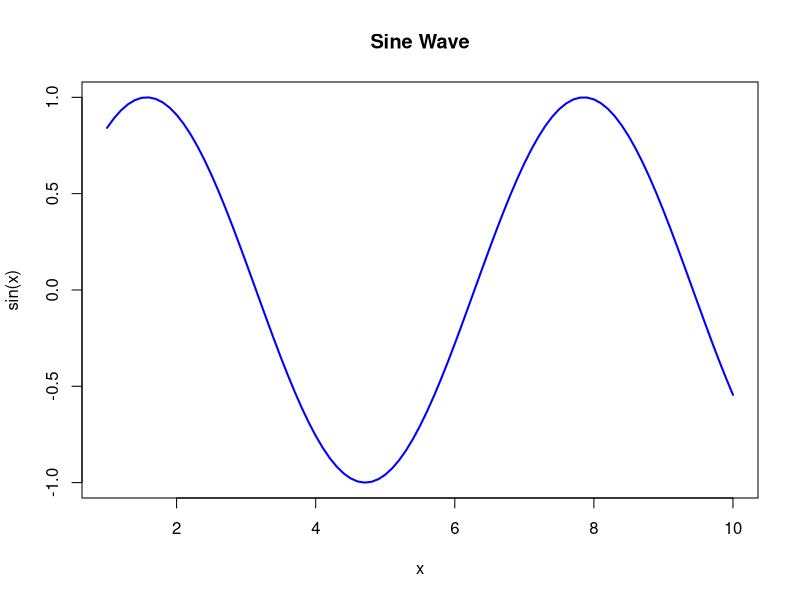
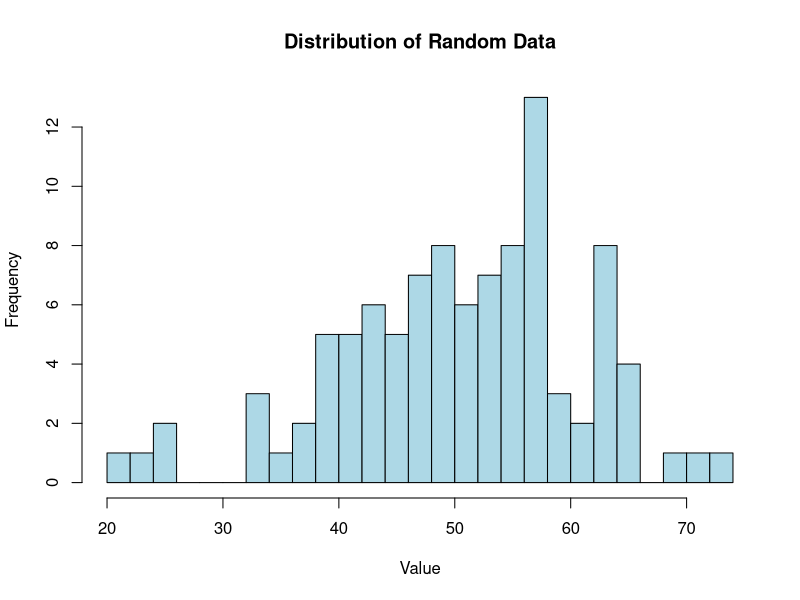
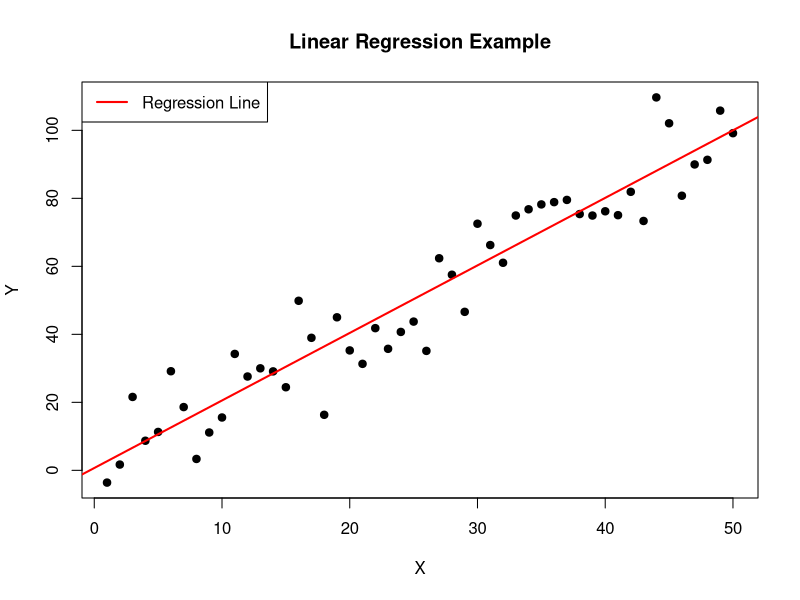

The R script that drew these images, in order:
## ---- chunk 1
# Basic R operations
print("Hello from R!")

# Create a vector
numbers <- c(1, 2, 3, 4, 5, 6, 7, 8, 9, 10)
print(paste("Sum:", sum(numbers)))
print(paste("Mean:", mean(numbers)))
print(paste("Median:", median(numbers)))
## ---- chunk 2
# Create a data frame
df <- data.frame(
  name = c("Alice", "Bob", "Charlie", "David", "Eve"),
  age = c(25, 30, 35, 40, 28),
  score = c(85, 92, 78, 95, 88)
)

print(df)
print(paste("Average age:", mean(df$age)))
print(paste("Average score:", mean(df$score)))
## ---- chunk 3
# Simple visualization with base R
x <- seq(1, 10, by = 0.1)
y <- sin(x)

plot(x, y, type = "l", col = "blue", lwd = 2,
     main = "Sine Wave",
     xlab = "x",
     ylab = "sin(x)")
## ---- chunk 4
# Statistical analysis
# Generate some random data
set.seed(42)
data <- rnorm(100, mean = 50, sd = 10)

# Summary statistics
summary(data)

# Create a histogram
hist(data, 
     col = "lightblue", 
     main = "Distribution of Random Data",
     xlab = "Value",
     breaks = 20)
## ---- chunk 5
# Linear regression example
set.seed(123)
x_data <- 1:50
y_data <- 2 * x_data + rnorm(50, mean = 0, sd = 10)

# Fit the model
model <- lm(y_data ~ x_data)
print(summary(model))

# Plot the data and regression line
plot(x_data, y_data, 
     main = "Linear Regression Example",
     xlab = "X", 
     ylab = "Y",
     pch = 19)
abline(model, col = "red", lwd = 2)
legend("topleft", legend = "Regression Line", col = "red", lwd = 2)
## ---- chunk 6
sessionInfo()
